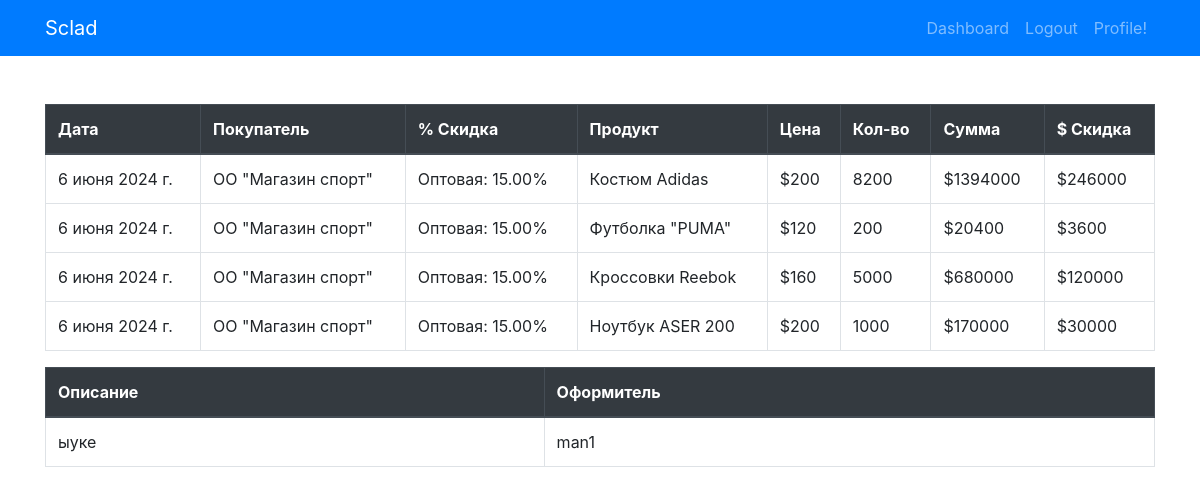
Page /expenses/38/ (signed in) on the committed database.
### sclad/models.py (models this page shows, shortened)
class Expense(models.Model):
    customer = models.ForeignKey(Customer, on_delete=models.CASCADE)
    date = models.DateField()
    description = models.TextField()
    user = models.ForeignKey('accounts.User', on_delete=models.CASCADE)

class Customer(models.Model):
    name = models.CharField(max_length=255)
    contact_info = models.TextField()
    discount = models.ForeignKey(Discount, on_delete=models.CASCADE, null=True, blank=True)
    user = models.ForeignKey('accounts.User', on_delete=models.CASCADE)
    def __str__(self):
        return self.name

class Discount(models.Model):
    name = models.CharField(max_length=255)
    description = models.TextField()
    discount_percentage = models.DecimalField(max_digits=10, decimal_places=2)
    user = models.ForeignKey('accounts.User', on_delete=models.CASCADE)
    def __str__(self):
        return f'{self.name}: {self.discount_percentage}%'

class ExpenseComposition(models.Model):
    expense = models.ForeignKey(Expense, on_delete=models.CASCADE)
    product = models.ForeignKey(Product, on_delete=models.CASCADE)
    quantity = models.IntegerField()
    user = models.ForeignKey('accounts.User', on_delete=models.CASCADE)
    @property
    def discount_amount(self):
        if self.expense.customer.discount:
            discounted_price = self.product.sell_price * (1 - self.expense.customer.discount.discount_percentage / 100)
            return (self.product.sell_price - discounted_price) * self.quantity
        return 0
    @property
    def total_price(self):
        if self.expense.customer.discount:
            discounted_price = self.product.sell_price * (1 - self.expense.customer.discount.discount_percentage / 100)
            return discounted_price * self.quantity
        return self.product.sell_price * self.quantity

class Product(models.Model):
    article_number = models.CharField(max_length=50, unique=True, null=True)
    name = models.CharField(max_length=255)
    description = models.TextField()
    purchase_price = models.DecimalField(max_digits=10, decimal_places=2)
    sell_price = models.DecimalField(max_digits=10, decimal_places=2)
    quantity = models.IntegerField()
    user = models.ForeignKey('accounts.User', on_delete=models.CASCADE)

### accounts/models.py (models this page shows)
class User(AbstractUser):
    groups = models.ManyToManyField(
        'auth.Group',
        related_name='custom_user_set',
        blank=True,
        help_text='The groups this user belongs to.',
        verbose_name='groups',
    )
    user_permissions = models.ManyToManyField(
        'auth.Permission',
        related_name='custom_user_permissions',
        blank=True,
        help_text='Specific permissions for this user.',
        verbose_name='user permissions',
    )
    ROLE_CHOICES = (
        ('admin', 'Admin'),
        ('manager', 'Manager'),
        ('employee', 'Employee'),
    )
    role = models.CharField(max_length=50, choices=ROLE_CHOICES, default='employee')

### sclad/views.py (the view)
# urls.py: path('expenses/<int:expense_id>/', views.expense_detail, name='expense_detail'),
@login_required
def expense_detail(request, expense_id):
    expense = get_object_or_404(Expense, id=expense_id)
    if request.user.role != 'admin' and request.user.role != 'manager' and expense.user != request.user:
        return HttpResponseForbidden("Вы не можете просматривать данную продажу.")
    return render(request, 'sclad/expense_detail.html', {'expense': expense})

### templates/sclad/expense_detail.html
{% extends 'base.html' %}
{% load custom_tags %}
{% block content %}
<table class="table table-bordered">
    <thead class="thead-dark">
    <tr>
       <th scope="col">Дата</th>
       <th scope="col">Покупатель</th>
       <th scope="col">% Скидка</th>
       <th scope="col">Продукт</th>
       <th scope="col">Цена</th>
       <th scope="col">Кол-во</th>
       <th scope="col">Сумма</th>
       <th scope="col">$ Скидка</th>
    </tr>
  </thead>
  <tbody>
    {% for item in expense.expensecomposition_set.all %}
    <tr>
        <td>{{ expense.date }}</td>
        <td>{{ expense.customer }}</td>
        <td>{{ expense.customer.discount }}</td>
        <td>{{ item.product.name }}</td>
        <td>${{ item.product.sell_price | floatformat:0 }}</td>
        <td>{{ item.quantity }}</td>
        <td>${{ item.total_price|floatformat:0 }}</td>
        <td>${{ item.discount_amount|floatformat:0 }}</td>
    </tr>
    {% endfor %}
  </tbody>
</table>
<table class="table table-bordered">
    <thead class="thead-dark">
    <tr>
        <th scope="col">Описание</th>
        <th scope="col">Оформитель</th>
    </tr>
    </thead>
    <tbody>
    <tr>
        <td>{{ expense.description }}</td>
        <td>{{ expense.user }}</td>
    </tr>
    </tbody>
</table>
{% endblock %}

### rows in the picture
ExpenseComposition: product.name "Костюм Adidas", product.sell_price "200", quantity "8200", total_price "1394000", discount_amount "246000"
Expense: date "6 июня 2024 г.", customer "ОО \"Магазин спорт\"", customer.discount "Оптовая: 15.00%", description "ыуке", user "man1"
ExpenseComposition: product.name "Футболка \"PUMA\"", product.sell_price "120", quantity "200", total_price "20400", discount_amount "3600"
ExpenseComposition: product.name "Кроссовки Reebok", product.sell_price "160", quantity "5000", total_price "680000", discount_amount "120000"
ExpenseComposition: product.name "Ноутбук ASER 200", product.sell_price "200", quantity "1000", total_price "170000", discount_amount "30000"
